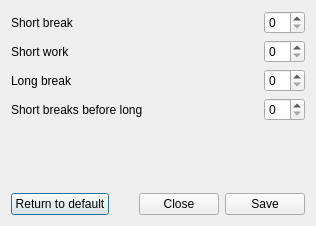
<?xml version="1.0" encoding="UTF-8"?>
<ui version="4.0">
 <class>Dialog</class>
 <widget class="QDialog" name="Dialog">
  <property name="geometry">
   <rect>
    <x>0</x>
    <y>0</y>
    <width>316</width>
    <height>226</height>
   </rect>
  </property>
  <property name="windowTitle">
   <string>Dialog</string>
  </property>
  <layout class="QVBoxLayout" name="verticalLayout">
   <item>
    <layout class="QHBoxLayout" name="horizontalLayout_5">
     <item>
      <widget class="QLabel" name="label">
       <property name="text">
        <string>Short break</string>
       </property>
      </widget>
     </item>
     <item>
      <spacer name="horizontalSpacer">
       <property name="orientation">
        <enum>Qt::Horizontal</enum>
       </property>
       <property name="sizeHint" stdset="0">
        <size>
         <width>40</width>
         <height>20</height>
        </size>
       </property>
      </spacer>
     </item>
     <item>
      <widget class="QSpinBox" name="shortBreakSpinBox"/>
     </item>
    </layout>
   </item>
   <item>
    <layout class="QHBoxLayout" name="horizontalLayout_4">
     <item>
      <widget class="QLabel" name="label_2">
       <property name="text">
        <string>Short work</string>
       </property>
      </widget>
     </item>
     <item>
      <spacer name="horizontalSpacer_2">
       <property name="orientation">
        <enum>Qt::Horizontal</enum>
       </property>
       <property name="sizeHint" stdset="0">
        <size>
         <width>40</width>
         <height>20</height>
        </size>
       </property>
      </spacer>
     </item>
     <item>
      <widget class="QSpinBox" name="shortWorkSpinBox"/>
     </item>
    </layout>
   </item>
   <item>
    <layout class="QHBoxLayout" name="horizontalLayout_3">
     <item>
      <widget class="QLabel" name="label_3">
       <property name="text">
        <string>Long break</string>
       </property>
      </widget>
     </item>
     <item>
      <spacer name="horizontalSpacer_3">
       <property name="orientation">
        <enum>Qt::Horizontal</enum>
       </property>
       <property name="sizeHint" stdset="0">
        <size>
         <width>40</width>
         <height>20</height>
        </size>
       </property>
      </spacer>
     </item>
     <item>
      <widget class="QSpinBox" name="longBreakSpinBox"/>
     </item>
    </layout>
   </item>
   <item>
    <layout class="QHBoxLayout" name="horizontalLayout_2">
     <item>
      <widget class="QLabel" name="label_4">
       <property name="text">
        <string>Short breaks before long</string>
       </property>
      </widget>
     </item>
     <item>
      <spacer name="horizontalSpacer_4">
       <property name="orientation">
        <enum>Qt::Horizontal</enum>
       </property>
       <property name="sizeHint" stdset="0">
        <size>
         <width>40</width>
         <height>20</height>
        </size>
       </property>
      </spacer>
     </item>
     <item>
      <widget class="QSpinBox" name="shortsBreaksSpinBox"/>
     </item>
    </layout>
   </item>
   <item>
    <widget class="QLabel" name="statusLabel">
     <property name="text">
      <string/>
     </property>
    </widget>
   </item>
   <item>
    <layout class="QHBoxLayout" name="horizontalLayout">
     <item>
      <widget class="QPushButton" name="DefaultPushButton">
       <property name="text">
        <string>Return to default</string>
       </property>
      </widget>
     </item>
     <item>
      <spacer name="horizontalSpacer_5">
       <property name="orientation">
        <enum>Qt::Horizontal</enum>
       </property>
       <property name="sizeHint" stdset="0">
        <size>
         <width>40</width>
         <height>20</height>
        </size>
       </property>
      </spacer>
     </item>
     <item>
      <widget class="QPushButton" name="closePushButton">
       <property name="text">
        <string>Close</string>
       </property>
      </widget>
     </item>
     <item>
      <widget class="QPushButton" name="savePushButton">
       <property name="text">
        <string>Save</string>
       </property>
      </widget>
     </item>
    </layout>
   </item>
  </layout>
 </widget>
 <resources/>
 <connections/>
</ui>
